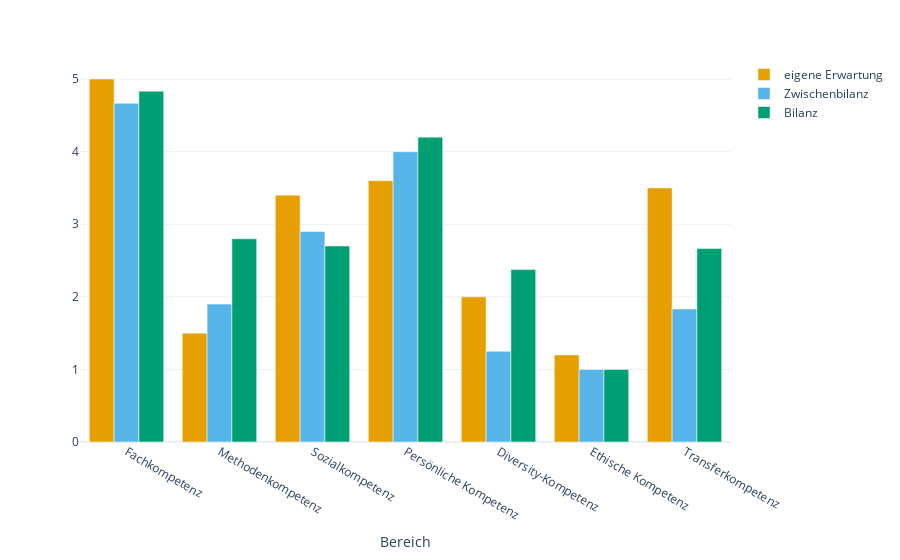

Here is the notebook cell this chart was saved with:
### Code cell
fig = px.bar(df_grouped, x="Bereich", y=["eigene Erwartung", "Zwischenbilanz", "Bilanz"], barmode='group')
fig.update_layout(legend={'title_text':''}, yaxis={'title_text':''})
fig.show()

### Figure 1 — Plotly figure (JSON) as saved in the notebook; plotly's stock layout.template omitted (floating-point values rounded to 4 significant figures)
{"data": [{"alignmentgroup": "True", "hovertemplate": "variable=eigene Erwartung<br>Bereich=%{x}<br>value=%{y}<extra></extra>", "legendgroup": "eigene Erwartung", "marker": {"color": "#e69f00", "pattern": {"shape": ""}}, "name": "eigene Erwartung", "offsetgroup": "eigene Erwartung", "orientation": "v", "showlegend": true, "textposition": "auto", "type": "bar", "x": ["Fachkompetenz", "Methodenkompetenz", "Sozialkompetenz", "Persönliche Kompetenz", "Diversity-Kompetenz", "Ethische Kompetenz", "Transferkompetenz"], "xaxis": "x", "y": [5, 1.5, 3.4, 3.6, 2, 1.2, 3.5], "yaxis": "y"}, {"alignmentgroup": "True", "hovertemplate": "variable=Zwischenbilanz<br>Bereich=%{x}<br>value=%{y}<extra></extra>", "legendgroup": "Zwischenbilanz", "marker": {"color": "#56b4e9", "pattern": {"shape": ""}}, "name": "Zwischenbilanz", "offsetgroup": "Zwischenbilanz", "orientation": "v", "showlegend": true, "textposition": "auto", "type": "bar", "x": ["Fachkompetenz", "Methodenkompetenz", "Sozialkompetenz", "Persönliche Kompetenz", "Diversity-Kompetenz", "Ethische Kompetenz", "Transferkompetenz"], "xaxis": "x", "y": [4.667, 1.9, 2.9, 4, 1.25, 1, 1.833], "yaxis": "y"}, {"alignmentgroup": "True", "hovertemplate": "variable=Bilanz<br>Bereich=%{x}<br>value=%{y}<extra></extra>", "legendgroup": "Bilanz", "marker": {"color": "#009e73", "pattern": {"shape": ""}}, "name": "Bilanz", "offsetgroup": "Bilanz", "orientation": "v", "showlegend": true, "textposition": "auto", "type": "bar", "x": ["Fachkompetenz", "Methodenkompetenz", "Sozialkompetenz", "Persönliche Kompetenz", "Diversity-Kompetenz", "Ethische Kompetenz", "Transferkompetenz"], "xaxis": "x", "y": [4.833, 2.8, 2.7, 4.2, 2.375, 1, 2.667], "yaxis": "y"}], "layout": {"barmode": "group", "legend": {"title": {"text": ""}, "tracegroupgap": 0}, "margin": {"t": 60}, "xaxis": {"anchor": "y", "domain": [0, 1], "title": {"text": "Bereich"}}, "yaxis": {"anchor": "x", "domain": [0, 1], "title": {"text": ""}}}}
